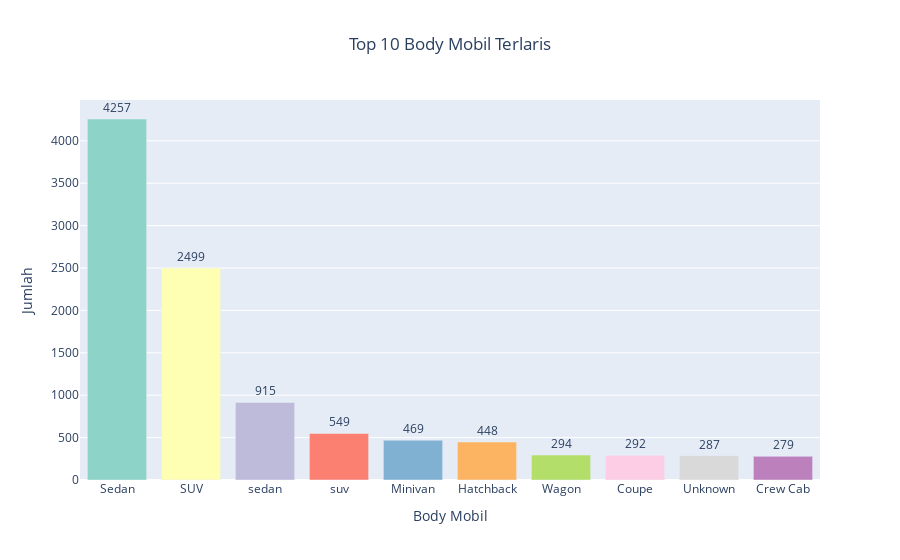

Notebook source saved alongside this figure:
### Markdown cell above
Trim atau desain mobil paling laris adalah 'Base' dan 'SE'.

### Code cell
body_counts = df['body'].value_counts().head(10).reset_index()
body_counts.columns = ['body', 'count']

# Plot bar chart
fig = px.bar(body_counts, x='body', y='count',
             title='Top 10 Body Mobil Terlaris',
             color='body',
             color_discrete_sequence=px.colors.qualitative.Set3,
             text='count')

fig.update_layout(title_x=0.5,
                  xaxis_title='Body Mobil',
                  yaxis_title='Jumlah',
                  showlegend=False)

fig.update_traces(textposition='outside')
fig.show()

### Figure 1 — Plotly figure (JSON) as saved in the notebook; plotly's stock layout.template omitted (floating-point values rounded to 4 significant figures)
{"data": [{"alignmentgroup": "True", "hovertemplate": "body=%{x}<br>count=%{text}<extra></extra>", "legendgroup": "Sedan", "marker": {"color": "rgb(141,211,199)", "pattern": {"shape": ""}}, "name": "Sedan", "offsetgroup": "Sedan", "orientation": "v", "showlegend": true, "text": [4257], "textposition": "outside", "type": "bar", "x": ["Sedan"], "xaxis": "x", "y": [4257], "yaxis": "y"}, {"alignmentgroup": "True", "hovertemplate": "body=%{x}<br>count=%{text}<extra></extra>", "legendgroup": "SUV", "marker": {"color": "rgb(255,255,179)", "pattern": {"shape": ""}}, "name": "SUV", "offsetgroup": "SUV", "orientation": "v", "showlegend": true, "text": [2499], "textposition": "outside", "type": "bar", "x": ["SUV"], "xaxis": "x", "y": [2499], "yaxis": "y"}, {"alignmentgroup": "True", "hovertemplate": "body=%{x}<br>count=%{text}<extra></extra>", "legendgroup": "sedan", "marker": {"color": "rgb(190,186,218)", "pattern": {"shape": ""}}, "name": "sedan", "offsetgroup": "sedan", "orientation": "v", "showlegend": true, "text": [915], "textposition": "outside", "type": "bar", "x": ["sedan"], "xaxis": "x", "y": [915], "yaxis": "y"}, {"alignmentgroup": "True", "hovertemplate": "body=%{x}<br>count=%{text}<extra></extra>", "legendgroup": "suv", "marker": {"color": "rgb(251,128,114)", "pattern": {"shape": ""}}, "name": "suv", "offsetgroup": "suv", "orientation": "v", "showlegend": true, "text": [549], "textposition": "outside", "type": "bar", "x": ["suv"], "xaxis": "x", "y": [549], "yaxis": "y"}, {"alignmentgroup": "True", "hovertemplate": "body=%{x}<br>count=%{text}<extra></extra>", "legendgroup": "Minivan", "marker": {"color": "rgb(128,177,211)", "pattern": {"shape": ""}}, "name": "Minivan", "offsetgroup": "Minivan", "orientation": "v", "showlegend": true, "text": [469], "textposition": "outside", "type": "bar", "x": ["Minivan"], "xaxis": "x", "y": [469], "yaxis": "y"}, {"alignmentgroup": "True", "hovertemplate": "body=%{x}<br>count=%{text}<extra></extra>", "legendgroup": "Hatchback", "marker": {"color": "rgb(253,180,98)", "pattern": {"shape": ""}}, "name": "Hatchback", "offsetgroup": "Hatchback", "orientation": "v", "showlegend": true, "text": [448], "textposition": "outside", "type": "bar", "x": ["Hatchback"], "xaxis": "x", "y": [448], "yaxis": "y"}, {"alignmentgroup": "True", "hovertemplate": "body=%{x}<br>count=%{text}<extra></extra>", "legendgroup": "Wagon", "marker": {"color": "rgb(179,222,105)", "pattern": {"shape": ""}}, "name": "Wagon", "offsetgroup": "Wagon", "orientation": "v", "showlegend": true, "text": [294], "textposition": "outside", "type": "bar", "x": ["Wagon"], "xaxis": "x", "y": [294], "yaxis": "y"}, {"alignmentgroup": "True", "hovertemplate": "body=%{x}<br>count=%{text}<extra></extra>", "legendgroup": "Coupe", "marker": {"color": "rgb(252,205,229)", "pattern": {"shape": ""}}, "name": "Coupe", "offsetgroup": "Coupe", "orientation": "v", "showlegend": true, "text": [292], "textposition": "outside", "type": "bar", "x": ["Coupe"], "xaxis": "x", "y": [292], "yaxis": "y"}, {"alignmentgroup": "True", "hovertemplate": "body=%{x}<br>count=%{text}<extra></extra>", "legendgroup": "Unknown", "marker": {"color": "rgb(217,217,217)", "pattern": {"shape": ""}}, "name": "Unknown", "offsetgroup": "Unknown", "orientation": "v", "showlegend": true, "text": [287], "textposition": "outside", "type": "bar", "x": ["Unknown"], "xaxis": "x", "y": [287], "yaxis": "y"}, {"alignmentgroup": "True", "hovertemplate": "body=%{x}<br>count=%{text}<extra></extra>", "legendgroup": "Crew Cab", "marker": {"color": "rgb(188,128,189)", "pattern": {"shape": ""}}, "name": "Crew Cab", "offsetgroup": "Crew Cab", "orientation": "v", "showlegend": true, "text": [279], "textposition": "outside", "type": "bar", "x": ["Crew Cab"], "xaxis": "x", "y": [279], "yaxis": "y"}], "layout": {"barmode": "relative", "legend": {"title": {"text": "body"}, "tracegroupgap": 0}, "showlegend": false, "title": {"text": "Top 10 Body Mobil Terlaris", "x": 0.5}, "xaxis": {"anchor": "y", "categoryarray": ["Sedan", "SUV", "sedan", "suv", "Minivan", "Hatchback", "Wagon", "Coupe", "Unknown", "Crew Cab"], "categoryorder": "array", "domain": [0, 1], "title": {"text": "Body Mobil"}}, "yaxis": {"anchor": "x", "domain": [0, 1], "title": {"text": "Jumlah"}}}}
